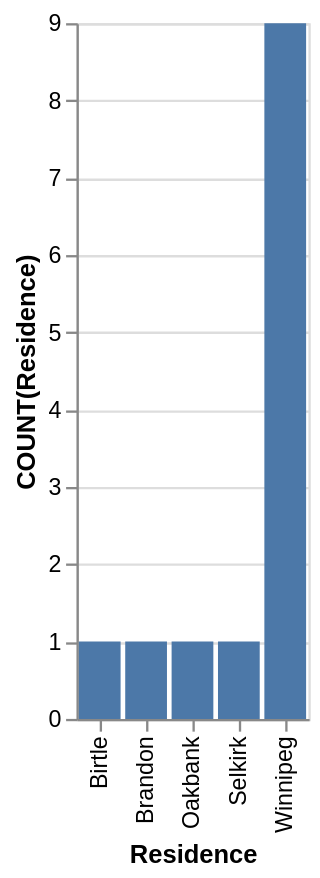

The Vega-Lite source for this figure:
### Vega-Lite specification from a JSON file in a GitHub repository (floating-point values rounded to 4 significant figures)
{"data": {"values": [{"x_data": "Birtle", "y_data": 1}, {"x_data": "Brandon", "y_data": 1}, {"x_data": "Oakbank", "y_data": 1}, {"x_data": "Selkirk", "y_data": 1}, {"x_data": "Winnipeg", "y_data": 9}]}, "mark": "bar", "encoding": {"x": {"field": "x_data", "type": "nominal", "title": "Residence", "sort": {"op": "sum", "field": "y_data", "order": "ascending"}}, "y": {"field": "y_data", "type": "quantitative", "title": "COUNT(Residence)"}}}
